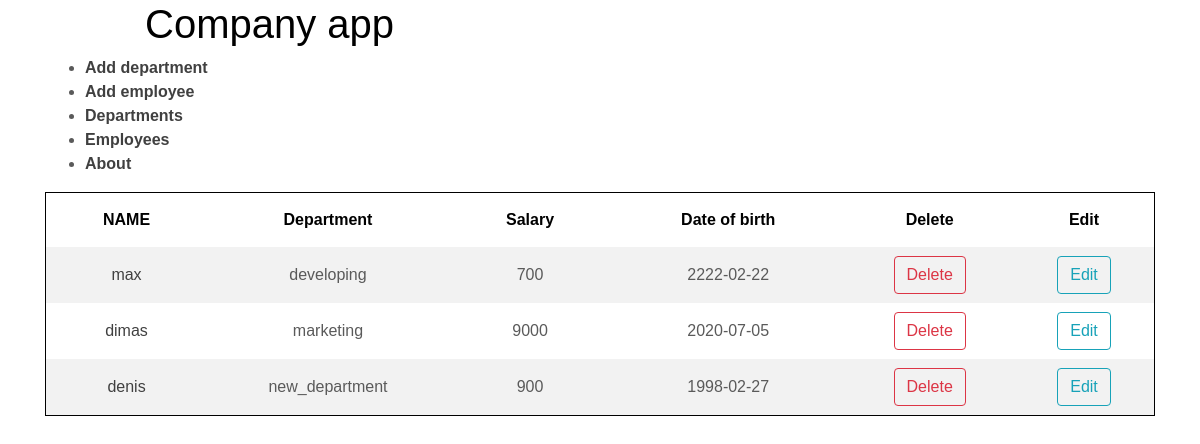
The page /employees on the database its author committed.
### app.py (models this page shows, shortened)
class Employees(Base):
    __tablename__ = 'employees'
    id = Column(Integer, primary_key=True)
    name = Column(String, nullable=False)
    salary = Column(Integer, nullable=False, index=True)
    date_of_birth = Column(String, nullable=False, index=True)
    departments_id = Column(Integer, ForeignKey('departments.id'))

class Departments(Base):
    __tablename__ = 'departments'
    id = Column(Integer, primary_key=True)
    department_name = Column(String, nullable=False)
    employees = relationship("Employees", backref="departments")

### app.py (the view)
@app.route('/employees')
def employees():
    Session = sessionmaker(bind=engine)
    session = Session()
    employees = session.query(Employees)
    departments = session.query(Departments)
    l_dep = {}
    for department in departments:
        l_dep.update({department.id: department.department_name})
    print(l_dep)
    return render_template('employees.html', employees=employees, departments=l_dep)

### templates/employees.html (shortened to what this page needs)
{% extends "header.html" %}
{% block content %}
<table>
    <tr>
        <th>NAME</th>
        <th>Department</th>
        <th>Salary</th>
        <th>Date of birth</th>
        <th>Delete</th>
        <th>Edit</th>
    </tr>
    {% for employee in employees %}
    <td><a href="/employee/{{ employee.id }}">{{ employee.name }}</a></td>
    <td>{{ departments[employee.departments_id] }}</td>
    <td>{{ employee.salary }}</td>
    <td>{{ employee.date_of_birth }}</td>
    <td><a href="#" data-href="/employee/{{ employee.id }}/delete" data-toggle="modal"
           data-target="#confirm-delete" class="btn btn-outline-danger">Delete</a></td>
    <td><a href="/employee/{{ employee.id }}/update" class="btn btn btn-outline-info">Edit</a></td>
    {% endfor %}
</table>
{% endblock %}

### templates/header.html (shortened to what this page needs)
<!DOCTYPE html>
<html>
<head>
    <link rel="stylesheet" href="https://maxcdn.bootstrapcdn.com/bootstrap/4.0.0/css/bootstrap.min.css">
    <link rel="stylesheet" href="https://maxcdn.bootstrapcdn.com/bootstrap/4.0.0/css/bootstrap.min.css"
>
</head>
<body>
<header>
    <div class="container">
        <h1>Company app</h1>
        <strong>
            <nav>
                <ul class="menu">
                    <li><a href="{{ url_for('add_department') }}">Add department</a></li>
                    <li><a href="{{ url_for('add_employee') }}">Add employee</a></li>
                    <li><a href="{{ url_for('departments') }}">Departments</a></li>
                    <li><a href="{{ url_for('employees') }}">Employees</a></li>
                    <li><a href="{{ url_for('about') }}">About</a></li>
                </ul>
            </nav>
        </strong>
    </div>
</header>
<div class="container">
    {% block content %}
    {% endblock %}
</div>
</body>
</html>

### templates/header.html (style rules this page uses)
body { font-family: "Arial", Arial, serif; background-color: #ffffff; color: #5a5a5a; }
h1 { color: #000000; margin-left: 100px; }
table { border: 1px solid black; width: 100%; border-collapse: collapse; }
td { padding: 9px 18px; text-align: center; }
th { background-color: #ffffff; color: #000000; padding: 15px 28px; text-align: center; }
a { color: #404040; }
a:link { text-decoration: none; }

### rows shown on the page
Employees: name "max", salary "700", date_of_birth "2222-02-22"
Departments: department_name "developing"
Employees: name "dimas", salary "9000", date_of_birth "2020-07-05"
Departments: department_name "marketing"
Employees: name "denis", salary "900", date_of_birth "1998-02-27"
Departments: department_name "new_department"
